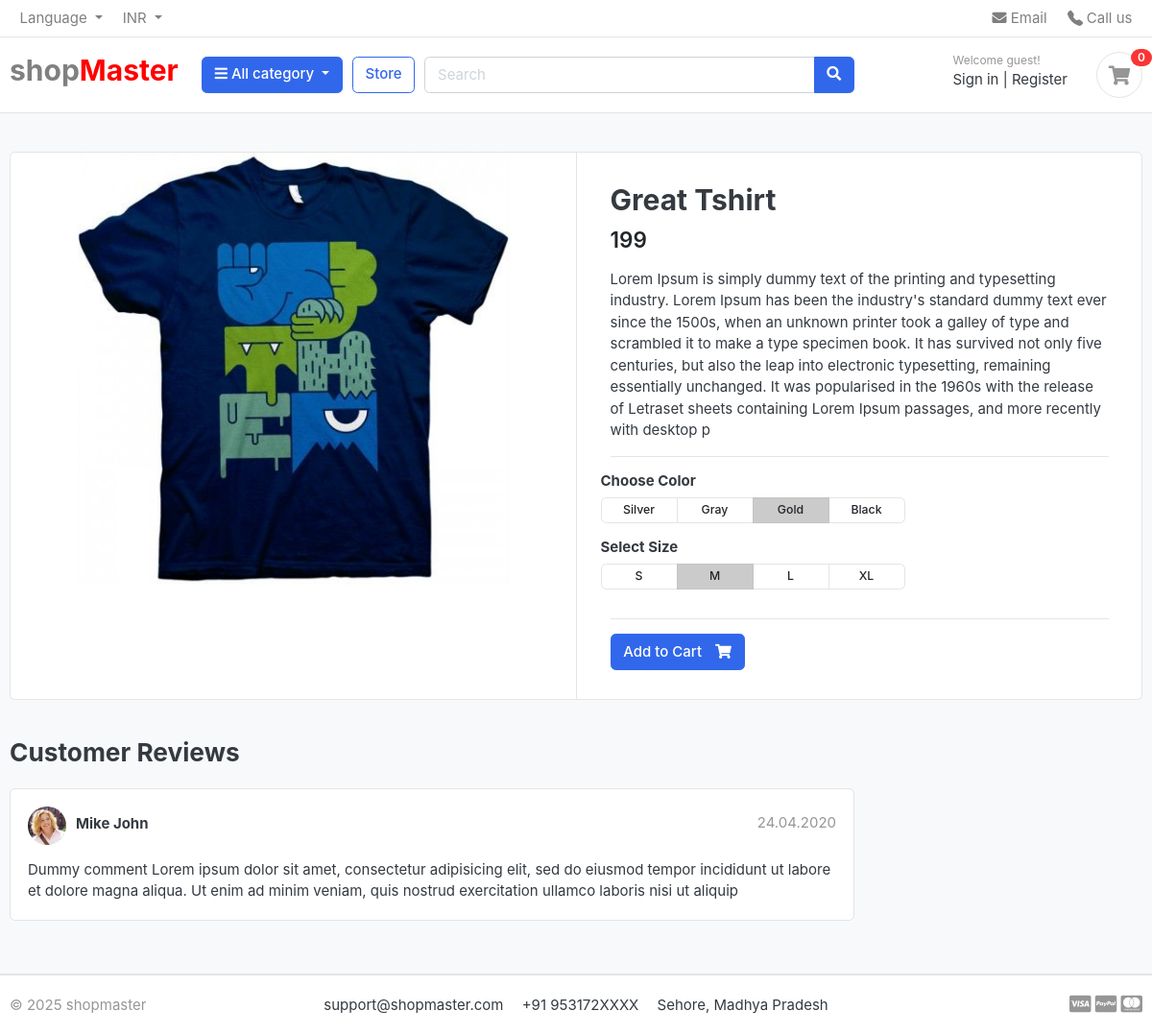
The app's page /store/t-shirts/great-tshirt/ with its own data.
### store/models.py (models this page shows, shortened)
class Product(models.Model):
    product_name  = models.CharField(max_length=200, unique=True)
    slug          = models.SlugField(max_length=200, unique=True)
    description   = models.TextField(max_length=500, blank=True)
    price         = models.IntegerField()
    images        = models.ImageField(upload_to='photos/products')
    stock         = models.IntegerField()
    is_available  = models.BooleanField(default=True)
    category      = models.ForeignKey(Category, on_delete=models.CASCADE)
    created_date  = models.DateTimeField(auto_now_add=True)
    modified_date = models.DateTimeField(auto_now=True)

### store/views.py (the view)
# urls.py: path('<slug:category_slug>/<slug:product_slug>/', views.product_detail, name='product_detail'),
def product_detail(request, category_slug, product_slug):
    try:
        single_product = Product.objects.get(category__slug=category_slug, slug=product_slug)
        in_cart = CartItem.objects.filter(cart__cart_id=_cart_id(request), product=single_product).exists()
    except Exception as e:
        raise e
    context = {
        'single_product': single_product,
        'in_cart'       : in_cart
    }
    return render(request, 'store/product_detail.html', context)

### carts/context_processors.py (called while the page is built)
def counter(request):
    cart_count = 0
    if 'admin' in request.path:
        return {}
    else:
        try:
            cart = Cart.objects.filter(cart_id=_cart_id(request))
            cart_items = CartItem.objects.all().filter(cart=cart[:1])
            for cart_item in cart_items:
                cart_count += cart_item.quantity
        except Cart.DoesNotExist:
            cart_count = 0
    return dict(cart_count=cart_count)

### carts/views.py (called while the page is built)
def _cart_id(request): # _ for private fuctions
    cart = request.session.session_key
    if not cart:
        cart = request.session.create()
    return cart

### category/context_processors.py (called while the page is built)
def menu_links(request):
    links = Category.objects.all()
    return dict(links=links)

### category/models.py (called while the page is built)
    def get_url(self):
        return reverse('product_by_category', args=[self.slug])

### templates/store/product_detail.html
{% extends 'base.html' %}
{% load static %}
{% block content %}
  <section class="section-content padding-y bg">
    <div class="container">
      <div class="card">
        <div class="row no-gutters">
          <aside class="col-md-6">
            <article class="gallery-wrap">
              <div class="img-big-wrap">
                <a href="#"><img src="{{ single_product.images.url }}" /></a>
              </div>
            </article>
          </aside>
          <main class="col-md-6 border-left">
            <article class="content-body">
              <h2 class="title">{{ single_product.product_name }}</h2>
              <div class="mb-3">
                <var class="price h4">{{ single_product.price }}</var>
              </div>
              <p>{{ single_product.description }}</p>
              <hr />
              <div class="row">
                <div class="item-option-select">
                  <h6>Choose Color</h6>
                  <div class="btn-group btn-group-sm btn-group-toggle" data-toggle="buttons">
                    <label class="btn btn-light"><input type="radio" name="radio_color" />Silver</label>
                    <label class="btn btn-light"><input type="radio" name="radio_color" />Gray</label>
                    <label class="btn btn-light active"><input type="radio" name="radio_color checked" />Gold</label>
                    <label class="btn btn-light"><input type="radio" name="radio_color" />Black</label>
                  </div>
                </div>
              </div>
              <div class="row">
                <div class="item-option-select">
                  <h6>Select Size</h6>
                  <div class="btn-group btn-group-sm btn-group-toggle" data-toggle="buttons">
                    <label class="btn btn-light"><input type="radio" name="radio_color" />S</label>
                    <label class="btn btn-light active"><input type="radio" name="radio_color" checked />M</label>
                    <label class="btn btn-light"><input type="radio" name="radio_color" />L</label>
                    <label class="btn btn-light"><input type="radio" name="radio_color" />XL</label>
                  </div>
                </div>
              </div>
              <hr />
              {% if single_product.stock <= 0 %}
                <div class="alert alert-danger" role="alert">Out of Stock</div>
              {% else %}
                {% if in_cart %}
                  <a href="" class="btn btn-success"><span class="text">Added to Cart</span> <i class="fas fa-check"></i></a>
                  <a href="{% url 'cart'%}" class="btn btn-outline-primary"><span class="text">View in Cart</span> <i class="fas fa-eye"></i></a>
                {% else %}
                  <a href="{% url 'add_cart' single_product.id %}" class="btn btn-primary"><span class="text">Add to Cart</span> <i class="fas fa-shopping-cart"></i></a>
                {% endif %}
              {% endif %}
            </article>
          </main>
        </div>
      </div>
      <br />
      <div class="row">
        <div class="col-md-9">
          <header class="section-heading">
            <h3>Customer Reviews</h3>
          </header>
          <article class="box mb-3">
            <div class="icontext w-100">
              <img src="{% static './images/avatars/avatar1.jpg' %}" class="img-xs icon rounded-circle" />
              <div class="text">
                <span class="date text-muted float-md-right">24.04.2020</span>
                <h6 class="mb-1">Mike John</h6>
              </div>
            </div>
            <div class="mt-3">
              <p>Dummy comment Lorem ipsum dolor sit amet, consectetur adipisicing elit, sed do eiusmod tempor incididunt ut labore et dolore magna aliqua. Ut enim ad minim veniam, quis nostrud exercitation ullamco laboris nisi ut aliquip</p>
            </div>
          </article>
        </div>
      </div>
    </div>
  </section>
{% endblock %}

### static/css/ui.css (style rules this page uses)
html { font-family: "Inter", sans-serif; font-size: 15px; }
.content-body { flex: 1 1 auto; padding: 2rem 2.3rem; }
.img-xs, .img-sm, .img-md, .img-lg { -o-object-fit: cover; object-fit: cover; flex-shrink: 0; flex-grow: 0; }
.img-xs { width: 40px; height: 40px; }
.padding-y { padding-top: 40px; padding-bottom: 40px; }
var { font-style: normal; }
article:after, .form-group:after { display: block; clear: both; content: ""; }
.bg { background-color: #f8f9fa; }
.section-heading { margin-bottom: 20px; margin-top: 15px; }
p:last-child { margin-bottom: 0; }
.btn-light { background-color: #fff; border-color: #e4e4e4; }
.btn .text + i { margin-left: 10px; }
.icontext { display: inline-flex; align-items: center; vertical-align: middle; }
.icontext .text { width: 100%; line-height: 1.2; }
.icontext .icon { position: relative; margin-right: 10px; flex-shrink: 0; flex-grow: 0; }
.price { font-weight: 600; color: #212529; }
.box { padding: 18px; background: #fff; border-radius: 0.37rem; border: 1px solid #e4e4e4; }
.box img { max-width: 100%; }
.gallery-wrap .img-big-wrap { margin-bottom: 10px; border-radius: 0.37rem; overflow: hidden; background-color: #fff; }
.gallery-wrap .img-big-wrap a { text-align: center; display: block; }
.gallery-wrap .img-big-wrap img { height: 450px; width: auto; display: inline-block; }
.item-option-select { margin-bottom: 1rem; display: inline-block; margin-right: 15px; }
.item-option-select .btn { min-width: 80px; }

### records on screen
Product: images (picture), product_name "Great Tshirt", price "199", description "Lorem Ipsum is simply dummy text of the printing and typesetting industry. Lorem Ipsum has been the industry's standard dummy text ever since the 1500s, when an unknown printer took a galley of type and scrambled it to make a type specimen book. It has survived not only five centuries, but also the leap into electronic typesetting, remaining essentially unchanged. It was popularised in the 1960s with the release of Letraset sheets containing Lorem Ipsum passages, and more recently with desktop p"

### other values on screen
{{ cart_count }} "0"
